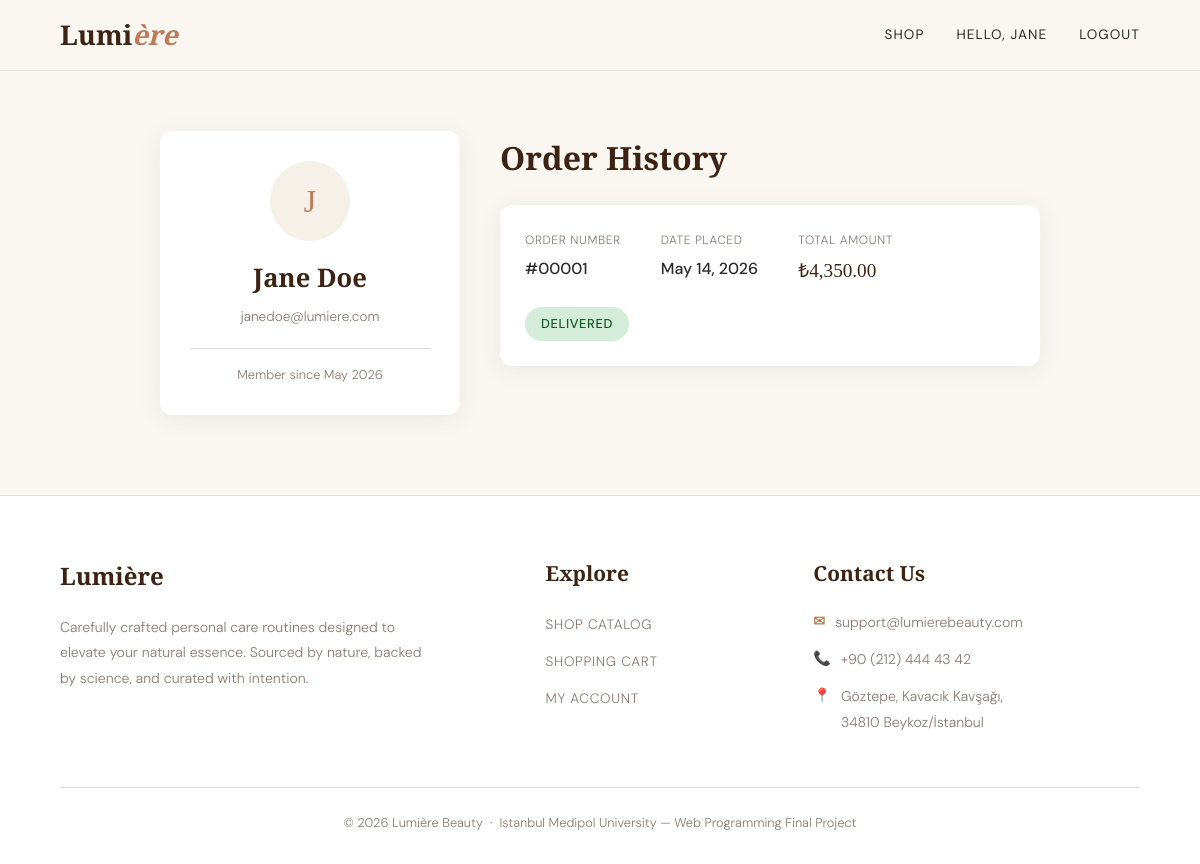
The app's page /account.php (signed in) with its own data.
### tables this page shows
CREATE TABLE `users` (
  `user_id` int(11) NOT NULL,
  `first_name` varchar(50) NOT NULL,
  `last_name` varchar(50) NOT NULL,
  `email` varchar(100) NOT NULL,
  `password_hash` varchar(255) NOT NULL,
  `role` varchar(20) DEFAULT 'customer',
  `created_at` timestamp NOT NULL DEFAULT current_timestamp()
);

CREATE TABLE `orders` (
  `order_id` int(11) NOT NULL,
  `user_id` int(11) NOT NULL,
  `total_amount` decimal(10,2) NOT NULL,
  `status` varchar(50) DEFAULT 'pending',
  `created_at` timestamp NOT NULL DEFAULT current_timestamp()
);

### account.php (the view, shortened to what this page needs)
<?php
require_once 'db_connect.php';
$user_id = (int) $_SESSION['user_id'];
$stmt = $conn->prepare("SELECT first_name, last_name, email, created_at FROM Users WHERE user_id = ?");
$stmt->bind_param("i", $user_id);
$stmt->execute();
$user_info = $stmt->get_result()->fetch_assoc();
$stmt_orders = $conn->prepare("
    SELECT order_id, total_amount, status, created_at
    FROM orders
    WHERE user_id = ?
    ORDER BY created_at DESC
");
$stmt_orders->bind_param("i", $user_id);
$stmt_orders->execute();
$orders_result = $stmt_orders->get_result();
?>
<!DOCTYPE html>
<html lang="en">
<head>
</head>
<body>
<nav>
    <div class="nav-inner">
        <a href="index.php" class="nav-logo">Lumi<span>ère</span></a>
        <div class="nav-links">
            <a href="index.php">Shop</a>
            <?php if (isset($_SESSION['user_id'])): ?>
                <a href="account.php">Hello, <?= htmlspecialchars($_SESSION['first_name']) ?></a>
                <a href="logout.php">Logout</a>
            <?php else: ?>
                <a href="#" id="open-login-link">Login</a>
            <?php endif; ?>
        </div>
    </div>
</nav>
<div class="page-wrap">
    <aside>
        <div class="profile-card">
            <div class="profile-icon"><?= strtoupper(substr($user_info['first_name'], 0, 1)) ?></div>
            <h2 class="profile-name"><?= htmlspecialchars($user_info['first_name'] . ' ' . $user_info['last_name']) ?></h2>
            <div class="profile-email"><?= htmlspecialchars($user_info['email']) ?></div>
            <div class="profile-date">Member since <?= date('F Y', strtotime($user_info['created_at'])) ?></div>
        </div>
    </aside>
    <main>
        <h1 class="section-title">Order History</h1>
        <?php if ($orders_result->num_rows > 0): ?>
            <?php while ($order = $orders_result->fetch_assoc()): ?>
                <div class="order-card">
                    <div class="order-info">
                        <div class="info-block">
                            <span class="info-label">Order Number</span>
                            <span class="info-value">#<?= str_pad($order['order_id'], 5, '0', STR_PAD_LEFT) ?></span>
                        </div>
                        <div class="info-block">
                            <span class="info-label">Date Placed</span>
                            <span class="info-value"><?= date('M j, Y', strtotime($order['created_at'])) ?></span>
                        </div>
                        <div class="info-block">
                            <span class="info-label">Total Amount</span>
                            <span class="info-value price">₺<?= number_format($order['total_amount'], 2) ?></span>
                        </div>
                    </div>
                    <div class="status-badge status-<?= strtolower($order['status']) ?>">
                        <?= htmlspecialchars($order['status']) ?>
                    </div>
                </div>
            <?php endwhile; ?>
        <?php endif; ?>
    </main>
</div>
<footer>
    <div class="footer-inner">
        <div class="footer-col">
            <h3 style="font-family: var(--font-display); font-size: 1.5rem;">Lumi<span>ère</span></h3>
            <p style="max-width: 380px; margin-top: 10px;">
                Carefully crafted personal care routines designed to elevate your natural essence.
                Sourced by nature, backed by science, and curated with intention.
            </p>
        </div>
        <div class="footer-col">
            <h3>Explore</h3>
            <ul>
                <li><a href="index.php">Shop Catalog</a></li>
                <li><a href="cart.php">Shopping Cart</a></li>
                <li><a href="account.php">My Account</a></li>
            </ul>
        </div>
        <div class="footer-col">
            <h3>Contact Us</h3>
            <div class="contact-item">
                <span class="contact-icon">✉</span>
                <p><a href="mailto:support@lumierebeauty.com">support@lumierebeauty.com</a></p>
            </div>
            <div class="contact-item">
                <span class="contact-icon">📞</span>
                <p><a href="tel:+902124444342">+90 (212) 444 43 42</a></p>
            </div>
            <div class="contact-item">
                <span class="contact-icon">📍</span>
                <p>
                <a href="https://maps.google.com/?cid=17249335108429657811&g_mp=Cidnb29nbGUubWFwcy5wbGFjZXMudjEuUGxhY2VzLlNlYXJjaFRleHQ" target="_blank">
                    Göztepe, Kavacık Kavşağı, <br> 34810 Beykoz/İstanbul
                </a>
                </p>
            </div>
        </div>
    </div>
    <div class="footer-bottom">
        <p>© <?= date('Y') ?> Lumière Beauty &nbsp;·&nbsp; Istanbul Medipol University — Web Programming Final Project</p>
    </div>
</footer>
</body>
</html>

### account.php (style rules this page uses)
:root { --cream: #faf7f2; --warm-white: #f5f0e8; --blush: #e8c4b0; --terracotta: #c07a5a; --deep-brown: #3d2314; --charcoal: #2a2a2a; --text-muted: #8a7a72; --border: #e8ddd5; --success: #5a8a6a; --font-display: 'Cormorant Garamond', serif; --font-body: 'DM Sans', sans-serif; --shadow-soft: 0 4px 24px rgba(61,35,20,0.08); --radius: 12px; --transition: 0.3s; }
*, *::before, *::after { box-sizing: border-box; margin: 0; padding: 0; }
body { background-color: var(--cream); color: var(--charcoal); font-family: var(--font-body); font-weight: 300; line-height: 1.7; }
nav { background: rgba(250,247,242,0.92); backdrop-filter: blur(12px); border-bottom: 1px solid var(--border); position: sticky; top: 0; z-index: 100; padding: 0 5%; }
.nav-inner { max-width: 1280px; margin: 0 auto; display: flex; align-items: center; justify-content: space-between; height: 70px; }
.nav-logo { font-family: var(--font-display); font-size: 1.7rem; font-weight: 600; color: var(--deep-brown); text-decoration: none; }
.nav-logo span { color: var(--terracotta); font-style: italic; }
.nav-links { display: flex; align-items: center; gap: 2rem; }
.nav-links a { font-size: 0.85rem; font-weight: 400; letter-spacing: 0.08em; text-transform: uppercase; color: var(--charcoal); text-decoration: none; transition: color var(--transition); }
.page-wrap { max-width: 1000px; margin: 60px auto; padding: 0 5%; display: grid; grid-template-columns: 300px 1fr; gap: 40px; align-items: start; }
.profile-card { background: #fff; border-radius: var(--radius); padding: 30px; box-shadow: var(--shadow-soft); text-align: center; }
.profile-icon { width: 80px; height: 80px; background: var(--warm-white); color: var(--terracotta); border-radius: 50%; display: flex; align-items: center; justify-content: center; font-size: 2rem; margin: 0 auto 15px; font-family: var(--font-display); }
.profile-name { font-family: var(--font-display); font-size: 1.6rem; color: var(--deep-brown); margin-bottom: 5px; }
.profile-email { font-size: 0.85rem; color: var(--text-muted); margin-bottom: 20px; }
.profile-date { font-size: 0.8rem; color: var(--text-muted); border-top: 1px solid var(--border); padding-top: 15px; }
.section-title { font-family: var(--font-display); font-size: 2rem; color: var(--deep-brown); margin-bottom: 20px; }
.order-card { background: #fff; border-radius: var(--radius); padding: 25px; box-shadow: var(--shadow-soft); margin-bottom: 20px; display: flex; justify-content: space-between; align-items: center; flex-wrap: wrap; gap: 20px; }
.order-info { display: flex; gap: 40px; flex-wrap: wrap; }
.info-block { display: flex; flex-direction: column; }
.info-label { font-size: 0.75rem; text-transform: uppercase; color: var(--text-muted); letter-spacing: 0.05em; margin-bottom: 4px; }
.info-value { font-weight: 500; color: var(--charcoal); }
.info-value.price { font-family: var(--font-display); font-size: 1.2rem; color: var(--deep-brown); }
.status-badge { padding: 6px 16px; border-radius: 50px; font-size: 0.8rem; font-weight: 500; text-transform: uppercase; letter-spacing: 0.05em; }
.status-delivered { background: #d4edda; color: #155724; }
footer { background: #fff; border-top: 1px solid var(--border); padding: 60px 5% 30px; margin-top: 80px; }
.footer-inner { max-width: 1280px; margin: 0 auto 40px; display: grid; grid-template-columns: 2fr 1fr 1.5fr; gap: 50px; }
.footer-col h3 { font-family: var(--font-display); font-size: 1.3rem; font-weight: 600; color: var(--deep-brown); margin-bottom: 18px; }
.footer-col p { font-size: 0.88rem; color: var(--text-muted); line-height: 1.8; }
.footer-col ul { list-style: none; }
.footer-col ul li { margin-bottom: 10px; }
.footer-col ul li a { font-size: 0.85rem; color: var(--text-muted); text-decoration: none; text-transform: uppercase; letter-spacing: 0.05em; transition: color var(--transition); }
.contact-item { display: flex; align-items: flex-start; gap: 10px; margin-bottom: 12px; font-size: 0.88rem; color: var(--text-muted); }
.contact-icon { color: var(--terracotta); font-weight: bold; }
.footer-bottom { max-width: 1280px; margin: 0 auto; border-top: 1px solid var(--border); padding-top: 24px; text-align: center; font-size: 0.8rem; color: var(--text-muted); }
.contact-item p a { color: var(--text-muted); text-decoration: none; transition: color var(--transition); }

### records on screen
users: first_name "J", first_name+last_name "Jane Doe", email "janedoe@lumiere.com", created_at "May 2026"
orders: order_id "00001", created_at "May 14, 2026", total_amount "4,350.00", status "DELIVERED"

### other values on screen
$_SESSION['first_name'] "JANE"
